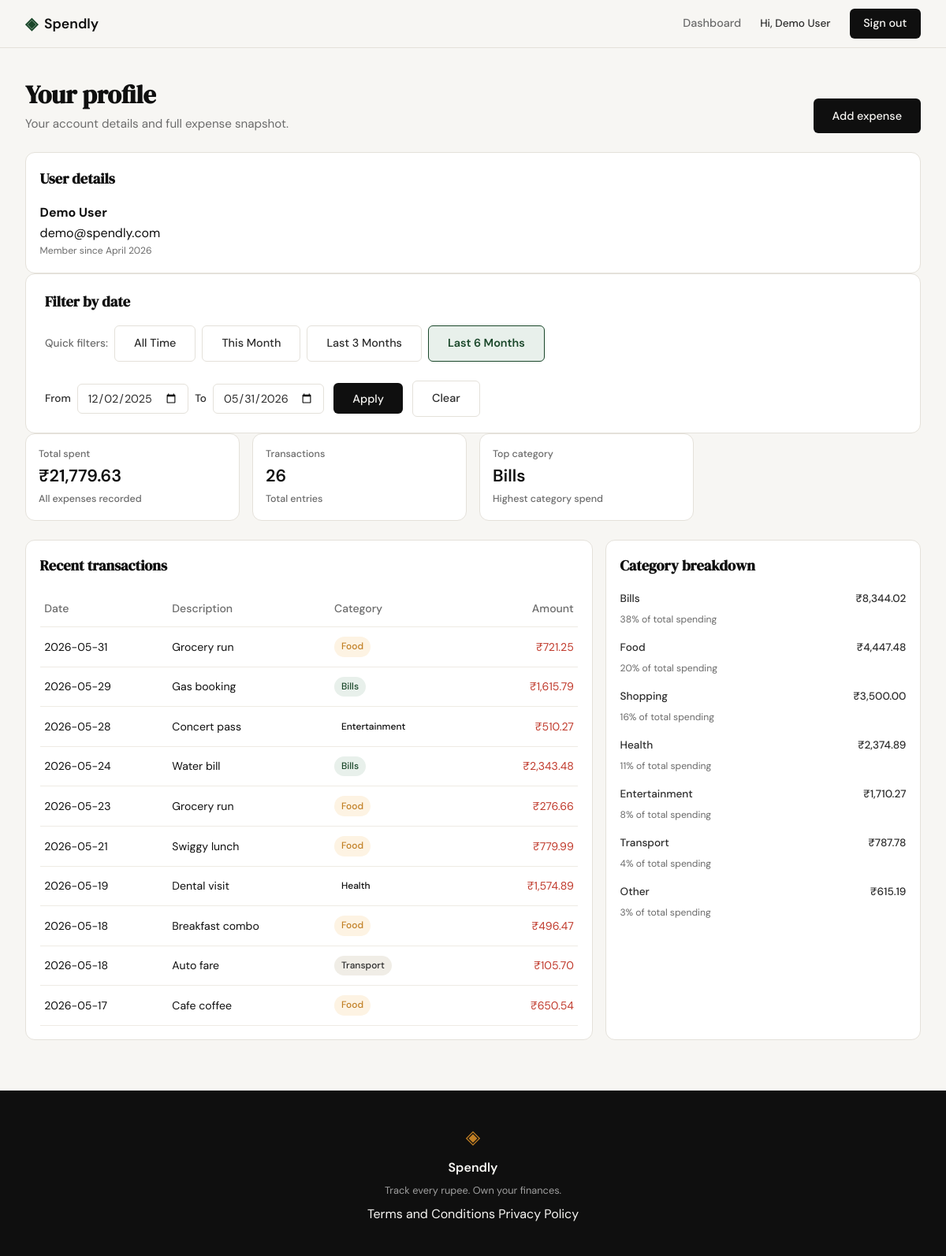
The app's page /profile?date_from=2025-12-02&date_to=2026-05-31 (signed in) with its own data.
### tables this page shows
CREATE TABLE users (
            id INTEGER PRIMARY KEY AUTOINCREMENT,
            name TEXT NOT NULL,
            email TEXT UNIQUE NOT NULL,
            password_hash TEXT NOT NULL,
            created_at TEXT DEFAULT CURRENT_TIMESTAMP
        );

CREATE TABLE expenses (
            id INTEGER PRIMARY KEY AUTOINCREMENT,
            user_id INTEGER NOT NULL,
            amount REAL NOT NULL,
            category TEXT NOT NULL,
            date TEXT NOT NULL,
            description TEXT,
            created_at TEXT DEFAULT CURRENT_TIMESTAMP,
            FOREIGN KEY (user_id) REFERENCES users (id)
        );

### app.py (the view)
@app.route("/profile")
def profile():
    if not session.get("user_id"):
        return redirect(url_for("login"))
    user = get_user_by_id(session["user_id"])
    if user is None:
        session.clear()
        return redirect(url_for("login"))
    session["user_name"] = user["name"]
    filter_context = get_date_filter_context(request.args)
    if filter_context["error_message"]:
        flash(filter_context["error_message"], "error")
    user_id = session["user_id"]
    return render_template(
        "profile.html",
        user=user,
        summary_stats=get_summary_stats(user_id, filter_context["date_from"], filter_context["date_to"]),
        recent_transactions=get_recent_transactions(
            user_id, limit=10, date_from=filter_context["date_from"], date_to=filter_context["date_to"]
        ),
        category_breakdown=get_category_breakdown(
            user_id, date_from=filter_context["date_from"], date_to=filter_context["date_to"]
        ),
        **filter_context,
    )

### app.py (called while the page is built)
def parse_date(value):
    try:
        return datetime.strptime(value, "%Y-%m-%d").date()
    except (ValueError, TypeError):
        return None

### database/db.py (called while the page is built)
def get_db():
    conn = sqlite3.connect(DB_NAME)
    conn.row_factory = sqlite3.Row
    conn.execute("PRAGMA foreign_keys = ON")
    return conn

### database/queries.py (called while the page is built)
def get_user_by_id(user_id):
    conn = get_db()
    try:
        row = conn.execute(
            "SELECT name, email, created_at FROM users WHERE id = ?",
            (user_id,),
        ).fetchone()
        if row is None:
            return None
        created_at = datetime.fromisoformat(row["created_at"])
        return {
            "name": row["name"],
            "email": row["email"],
            "member_since": created_at.strftime("%B %Y"),
        }
    finally:
        conn.close()

### templates/profile.html (shortened to what this page needs)
{% extends "base.html" %}
{% block head %}
<link rel="stylesheet" href="{{ url_for('static', filename='css/profile.css') }}">
{% endblock %}
{% block content %}
<section class="dashboard-page">
    <div class="dashboard-inner">
        <header class="dashboard-header">
            <div>
                <h1 class="dashboard-title">Your profile</h1>
                <p class="dashboard-subtitle">Your account details and full expense snapshot.</p>
            </div>
            <a href="{{ url_for('add_expense') }}" class="btn-primary">Add expense</a>
        </header>
        <section class="dashboard-panel">
            <div class="dashboard-panel-header">
                <h2>User details</h2>
            </div>
            <p><strong>{{ user.name }}</strong></p>
            <p>{{ user.email }}</p>
            <p class="dashboard-breakdown-share">Member since {{ user.member_since }}</p>
        </section>
        <section class="dashboard-panel filter-bar">
            <div class="dashboard-panel-header">
                <h2>Filter by date</h2>
            </div>
            <div class="filter-bar-content">
                <div class="filter-presets">
                    <span class="filter-label">Quick filters:</span>
                    <a href="{{ url_for('profile') }}" class="btn-ghost {% if is_all_time %}active{% endif %}">All Time</a>
                    <a href="{{ url_for('profile', date_from=this_month_from, date_to=today_iso) }}" class="btn-ghost {% if is_this_month %}active{% endif %}">This Month</a>
                    <a href="{{ url_for('profile', date_from=last_3_months_from, date_to=today_iso) }}" class="btn-ghost {% if is_last_3_months %}active{% endif %}">Last 3 Months</a>
                    <a href="{{ url_for('profile', date_from=last_6_months_from, date_to=today_iso) }}" class="btn-ghost {% if is_last_6_months %}active{% endif %}">Last 6 Months</a>
                </div>
                <form class="filter-custom-range {% if is_custom_range %}active{% endif %}" method="GET" action="{{ url_for('profile') }}">
                    <div class="filter-input-group">
                        <label for="date_from">From</label>
                        <input type="date" id="date_from" name="date_from" value="{{ date_from or '' }}" max="{{ today_iso }}">
                        <label for="date_to">To</label>
                        <input type="date" id="date_to" name="date_to" value="{{ date_to or '' }}" max="{{ today_iso }}">
                    </div>
                    <button type="submit" class="btn-primary">Apply</button>
                    {% if date_from or date_to %}
                        <a href="{{ url_for('profile') }}" class="btn-ghost">Clear</a>
                    {% endif %}
                </form>
            </div>
        </section>
        <section class="dashboard-summary-grid">
            <article class="dashboard-stat-card">
                <p class="dashboard-stat-label">Total spent</p>
                <p class="dashboard-stat-value">{{ "₹{:,.2f}".format(summary_stats.total_spent) }}</p>
                <p class="dashboard-stat-change neutral">All expenses recorded</p>
            </article>
            <article class="dashboard-stat-card">
                <p class="dashboard-stat-label">Transactions</p>
                <p class="dashboard-stat-value">{{ summary_stats.transaction_count }}</p>
                <p class="dashboard-stat-change neutral">Total entries</p>
            </article>
            <article class="dashboard-stat-card">
                <p class="dashboard-stat-label">Top category</p>
                <p class="dashboard-stat-value">{{ summary_stats.top_category }}</p>
                <p class="dashboard-stat-change neutral">Highest category spend</p>
            </article>
        </section>
        <div class="dashboard-content-grid">
            <section class="dashboard-panel">
                <div class="dashboard-panel-header">
                    <h2>Recent transactions</h2>
                </div>
                <div class="dashboard-table-wrap">
                    <table class="dashboard-table">
                        <thead>
                            <tr>
                                <th>Date</th>
                                <th>Description</th>
                                <th>Category</th>
                                <th class="dashboard-number-col">Amount</th>
                            </tr>
                        </thead>
                        <tbody>
                            {% if recent_transactions %}
                                {% for transaction in recent_transactions %}
                                <tr>
                                    <td>{{ transaction.date }}</td>
                                    <td>{{ transaction.description }}</td>
                                    <td>
                                        <span class="dashboard-category-badge {{ transaction.category|lower }}">
                                            {{ transaction.category }}
                                        </span>
                                    </td>
                                    <td class="dashboard-number-col">
                                        <span class="dashboard-amount negative">{{ "₹{:,.2f}".format(transaction.amount) }}</span>
                                    </td>
                                </tr>
                                {% endfor %}
                            {% else %}
                                <tr>
                                    <td colspan="4">No transactions yet.</td>
                                </tr>
                            {% endif %}
                        </tbody>
                    </table>
                </div>
            </section>
            <aside class="dashboard-panel">
                <div class="dashboard-panel-header">
                    <h2>Category breakdown</h2>
                </div>
                <div class="dashboard-breakdown-list">
                    {% if category_breakdown %}
                        {% for category in category_breakdown %}
                        <div class="dashboard-breakdown-item">
                            <div class="dashboard-breakdown-meta">
                                <span>{{ category.name }}</span>
                                <span>{{ "₹{:,.2f}".format(category.amount) }}</span>
                            </div>
                            <p class="dashboard-breakdown-share">{{ category.pct }}% of total spending</p>
                        </div>
                        {% endfor %}
                    {% else %}
                        <p class="dashboard-breakdown-share">No category data yet.</p>
                    {% endif %}
                </div>
            </aside>
        </div>
    </div>
</section>
{% endblock %}

### templates/base.html (shortened to what this page needs)
<!DOCTYPE html>
<html lang="en">
<head>
    <link rel="stylesheet" href="{{ url_for('static', filename='css/style.css') }}">
    {% block head %}{% endblock %}
</head>
<body>
    <nav class="navbar">
        <div class="nav-inner">
            <a href="{{ url_for('landing') }}" class="nav-brand">
                <span class="brand-icon">◈</span>
                <span class="brand-name">Spendly</span>
            </a>
            <div class="nav-links">
                {% if session.get('user_id') %}
                    <a href="{{ url_for('dashboard') }}">Dashboard</a>
                    <span class="nav-user">Hi, {{ session.get('user_name', 'User') }}</span>
                    <a href="{{ url_for('logout') }}" class="nav-cta">Sign out</a>
                {% else %}
                    <a href="{{ url_for('login') }}">Sign in</a>
                    <a href="{{ url_for('register') }}" class="nav-cta">Get started</a>
                {% endif %}
            </div>
        </div>
    </nav>
    <main class="main-content">
        {% block content %}{% endblock %}
    </main>
    <footer class="footer">
        <div class="footer-inner">
            <span class="brand-icon">◈</span>
            <span class="footer-name">Spendly</span>
            <p class="footer-copy">Track every rupee. Own your finances.</p>
            <div class="footer-links">
                <a href="{{ url_for('terms') }}">Terms and Conditions</a>
                <a href="{{ url_for('privacy') }}">Privacy Policy</a>
            </div>
        </div>
    </footer>
</body>
</html>

### static/css/profile.css (style rules this page uses)
.filter-bar { padding: 1.25rem 1.5rem; }
.filter-bar-content { display: flex; flex-wrap: wrap; gap: 1.5rem; align-items: flex-start; }
.filter-presets { display: flex; align-items: center; gap: 0.5rem; flex-wrap: wrap; }
.filter-label { font-size: 0.85rem; color: var(--ink-muted); font-weight: 500; }
.filter-presets .btn-ghost.active { background: var(--accent-light); border-color: var(--accent); color: var(--accent); font-weight: 600; }
.filter-custom-range { display: flex; align-items: center; gap: 0.75rem; flex-wrap: wrap; }
.filter-input-group { display: flex; align-items: center; gap: 0.5rem; flex-wrap: wrap; }
.filter-input-group label { font-size: 0.85rem; color: var(--ink-soft); font-weight: 500; }
.filter-input-group input[type="date"] { padding: 0.5rem 0.75rem; border: 1px solid var(--border); border-radius: var(--radius-sm); font-family: var(--font-body); font-size: 0.9rem; color: var(--ink-soft); background: var(--paper-card); }

### records on screen
users: get "Demo User", name "Demo User", email "demo@spendly.com"
expenses: amount "₹721.25"
expenses: amount "₹1,615.79"
expenses: amount "₹510.27"
expenses: amount "₹2,343.48"
expenses: amount "₹276.66"
expenses: amount "₹779.99"
expenses: amount "₹1,574.89"
expenses: amount "₹496.47"
expenses: amount "₹105.70"
expenses: amount "₹650.54"

### other values on screen
{{ user.member_since }} "April 2026"
{{ "₹{:,.2f}".format(summary_stats.total_spent) }} "₹21,779.63"
{{ summary_stats.transaction_count }} "26"
{{ summary_stats.top_category }} "Bills"
{{ category.name }} "Bills" "Food" "Shopping" "Health" "Entertainment" "Transport" "Other"
{{ "₹{:,.2f}".format(category.amount) }} "₹8,344.02" "₹4,447.48" "₹3,500.00" "₹2,374.89" "₹1,710.27" "₹787.78" "₹615.19"
{{ category.pct }} "38" "20" "16" "11" "8" "4" "3"
